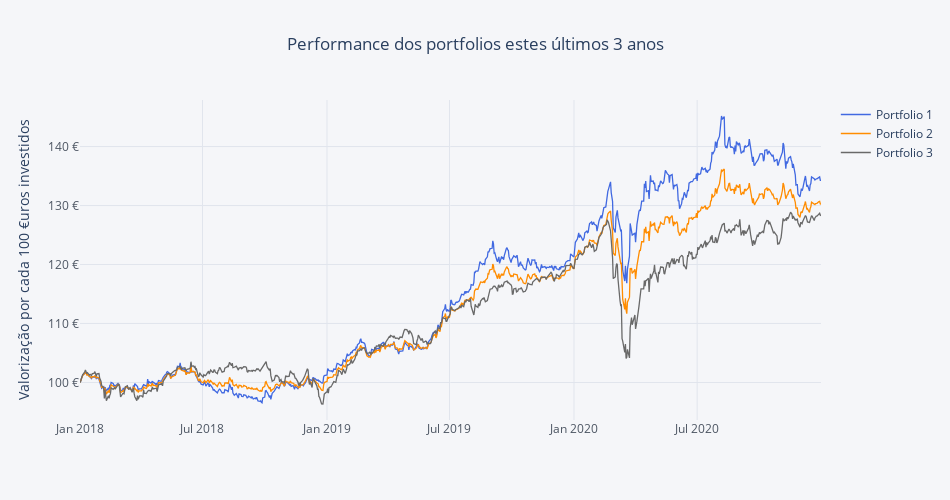

The cell this chart's notebook holds for it:
### Code cell
portfolios_3a = pl.normalize(portfolios.loc['2017-12-31':])
pl.ichart(round(portfolios_3a,2), colors=pl.colors_list, yTitle='Valorização por cada 100 €uros investidos', title='Performance dos portfolios estes últimos 3 anos', yticksuffix=' €', colab=False)

### Figure 1 — Plotly figure (JSON) as saved in the notebook; plotly's stock layout.template omitted (floating-point values rounded to 4 significant figures; data arrays with more than 128 entries replaced by an {"elided": "..."} marker saying what was removed)
{"data": [{"line": {"color": "royalblue", "width": 1.3}, "mode": "lines", "name": "Portfolio 1", "type": "scatter", "x": {"elided": "784 str values"}, "y": {"elided": "784 float values"}}, {"line": {"color": "darkorange", "width": 1.3}, "mode": "lines", "name": "Portfolio 2", "type": "scatter", "x": {"elided": "784 str values"}, "y": {"elided": "784 float values"}}, {"line": {"color": "dimgrey", "width": 1.3}, "mode": "lines", "name": "Portfolio 3", "type": "scatter", "x": {"elided": "784 str values"}, "y": {"elided": "784 float values"}}], "layout": {"annotations": [{"font": {"color": "rgb(150,150,150)", "family": "Arial", "size": 12}, "showarrow": false, "text": "", "x": 0.5, "xanchor": "center", "xref": "paper", "y": "-0.125", "yanchor": "top", "yref": "paper"}], "height": 500, "hovermode": "x", "paper_bgcolor": "#F5F6F9", "plot_bgcolor": "#F5F6F9", "showlegend": true, "title": {"text": "Performance dos portfolios estes últimos 3 anos", "x": 0.5}, "width": 950, "xaxis": {"autorange": true, "gridcolor": "#E1E5ED", "range": ["2018-01-01", "2020-12-31"], "showgrid": true, "tickfont": {"color": "#4D5663"}, "tickformat": "", "tickprefix": "", "ticksuffix": "", "title": {"font": {"color": "#4D5663"}, "text": ""}, "type": "date", "zerolinecolor": "#E1E5ED"}, "yaxis": {"autorange": true, "gridcolor": "#E1E5ED", "range": [93.64, 147.9], "showgrid": true, "tickfont": {"color": "#4D5663"}, "tickformat": "", "tickprefix": "", "ticksuffix": " €", "title": {"text": "Valorização por cada 100 €uros investidos"}, "type": "linear", "zerolinecolor": "#E1E5ED"}}}
